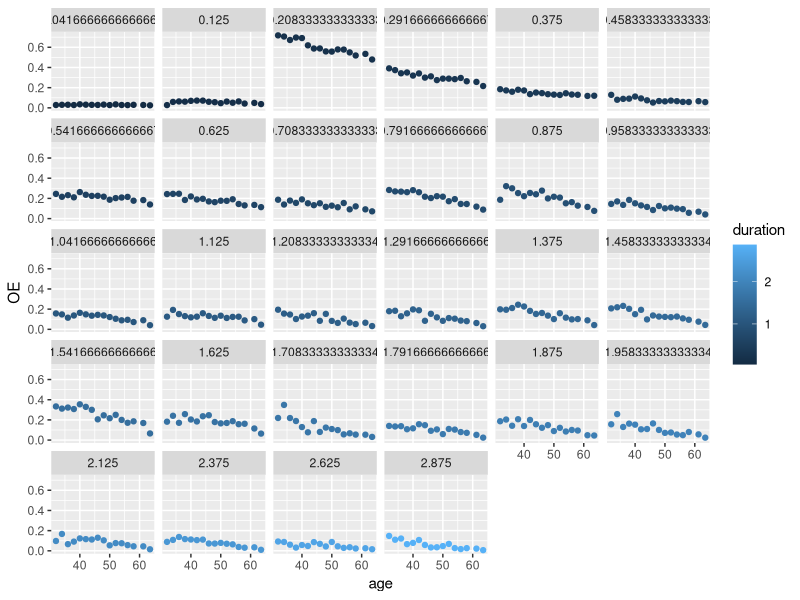
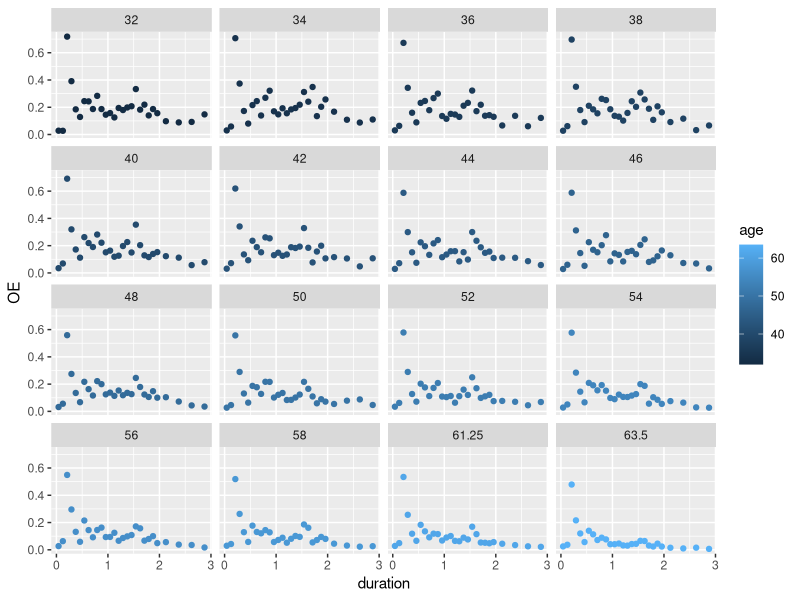
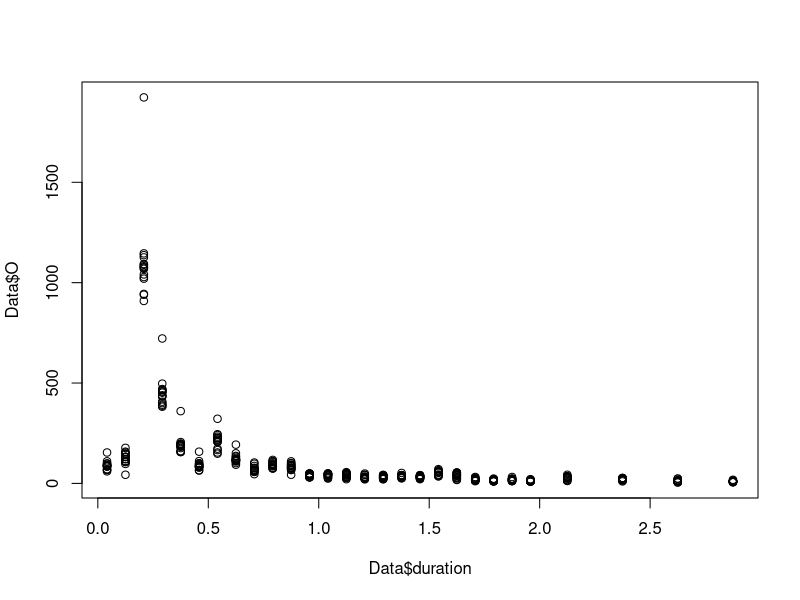
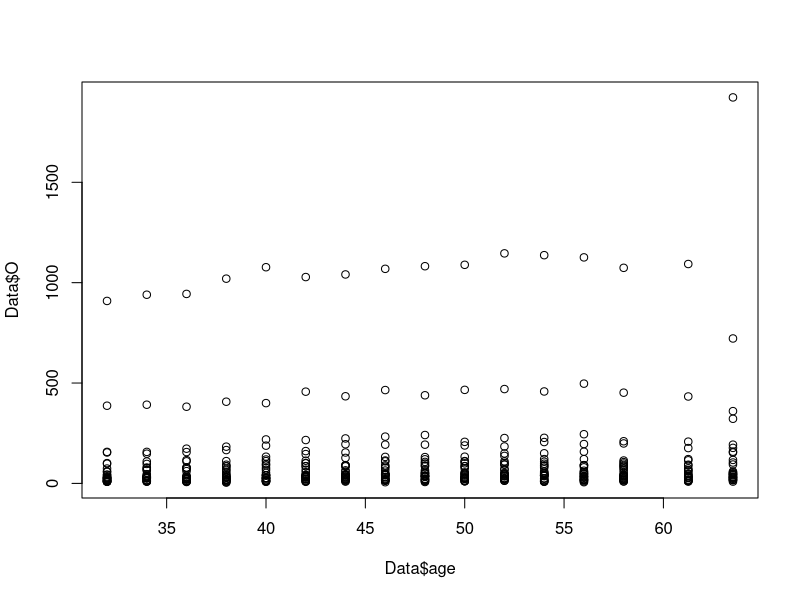
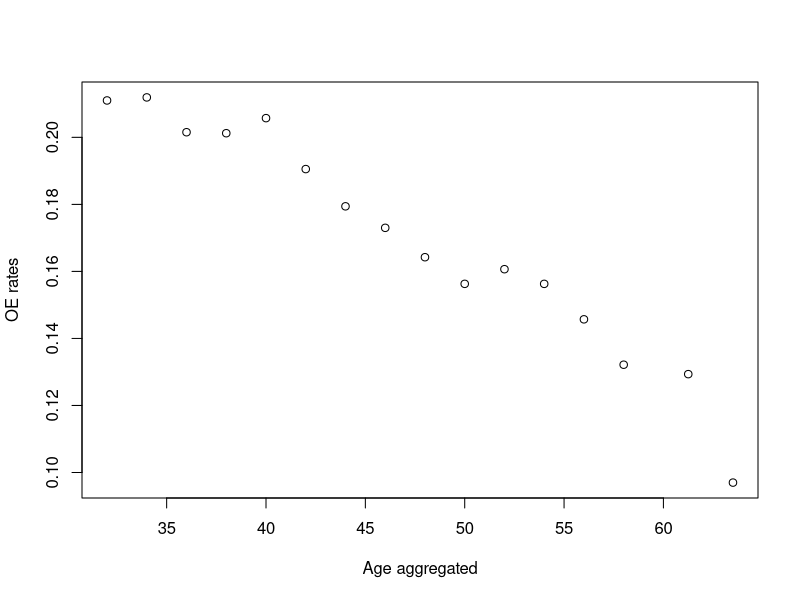
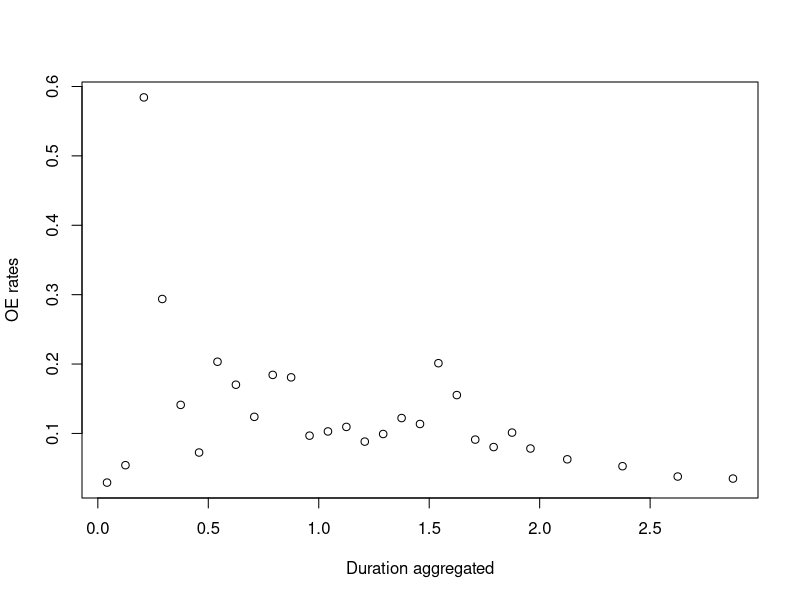
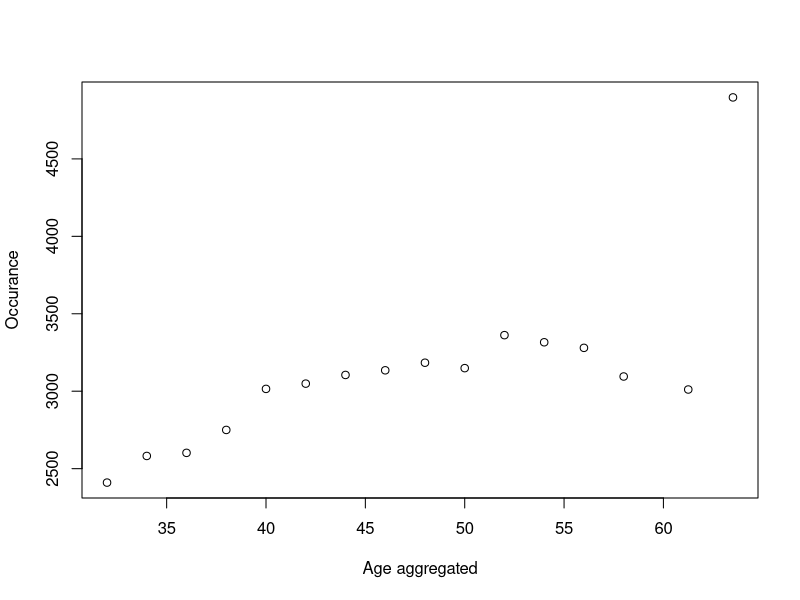
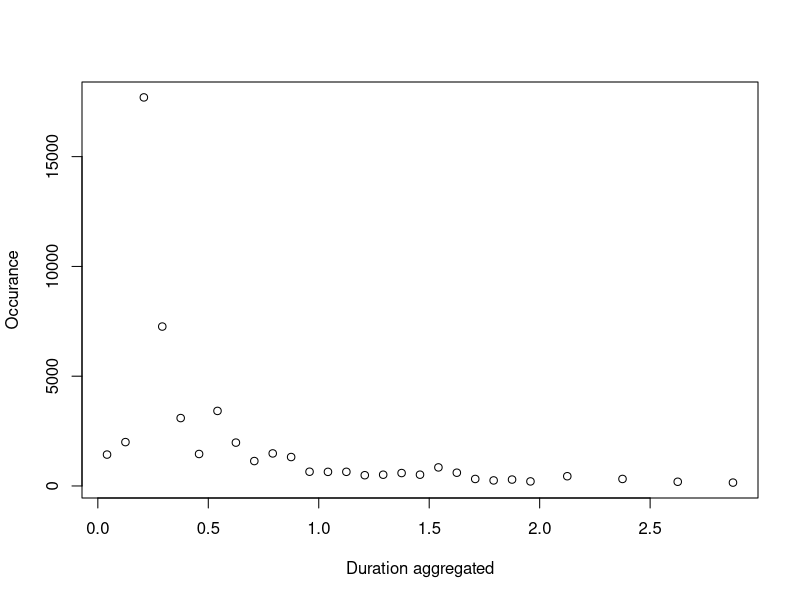

Source code (R) for these figures, in order: (Note: this script raises an error after producing the figures.)
######################################################
####               PAKKER OG DATA                 ####
######################################################
library(tidyverse)
library(ggplot2)
library(dplyr)
library(stats)
library(splines)
library(hexbin)


#Indlæs data:
Data <- read_csv("Data/SD/SDJA.csv")

# Opret variabel OE-rater
Data$OE <- Data$O / Data$E

# Vis data og opsummering
#view(Data)
#summary(Data)


######################################################
####          CENTRERING AF COVARIATER            ####
######################################################

# Centrering af 'age'
midpointsage<-c((unique(Data$age)[-1]+unique(Data$age)[-length(unique(Data$age))])/2,unique(Data$age)[length(unique(Data$age))])
Data$age_centered<-midpointsage[match(Data$age, unique(Data$age))]


# 1. Find unikke aldersværdier
unique_ages <- unique(Data$age)
midpoints <- (unique_ages[-1] + unique_ages[-length(unique_ages)]) / 2
custom_last_point <- (67 - 60) / 2 + 60  # Brug 63.5 som værdi i højre endepunkt da det sidste datapunkt er 60 år
midpoints <- c(midpoints, custom_last_point)
Data$age <- midpoints[match(Data$age, unique_ages)]

# Vis resultater
View(Data)


############# OVERVEJ DET VENSTRE ENDEPUNKT ####################

# Centrering af 'duration'
midpointsduration<-c((unique(Data$duration)[-1]+unique(Data$duration)[-length(unique(Data$duration))])/2,unique(Data$duration)[length(unique(Data$duration))])
Data$duration_centered<-midpointsduration[match(Data$duration, unique(Data$duration))]


unique_ages_SDJA <- unique(Data$age)
midpoints_SDJA <- (unique_ages_SDJA[-1] + unique_ages_SDJA[-length(unique_ages_SDJA)]) / 2
custom_last_point_SDJA <- (67 - 60) / 2 + 60  # Brug 63.5 som værdi i højre endepunkt da det sidste datapunkt er 60 år
midpoints_SDJA <- c(midpoints_SDJA, custom_last_point_SDJA)
Data$age <- midpoints_SDJA[match(Data$age, unique_ages_SDJA)]
#centrerer duration
midpointsduration_SDJA<-c((unique(Data$duration)[-1]+unique(Data$duration)[-length(unique(Data$duration))])/2,unique(Data$duration)[length(unique(Data$duration))])
Data$duration<-midpointsduration_SDJA[match(Data$duration, unique(Data$duration))]
#fjerner sidste datapunkt for duration
Data<-Data[Data$duration!=unique(Data$duration)[length(unique(Data$duration))],]

View(Data)




######################################################
####            VISUALISERING AF DATA             ####
######################################################
ggplot(Data, aes(x = age, y=OE)) +
  geom_point(aes(color = duration))+
  facet_wrap(~ duration)

ggplot(Data, aes(x = duration, y=OE)) +
  geom_point(aes(color = age))+
  facet_wrap(~ age)

plot(y=Data$O, x=Data$duration)
plot(y=Data$O, x=Data$age)



######################################################
####      AGGREGERING OG IKKE-LINEARE TRENDS      ####
######################################################

# Aggregering af data efter 'age'
AgeAgg <- Data %>%
  group_by(age) %>%
  summarise(expoAgg = sum(E), occAgg=sum(O)) %>%
  mutate(OE = occAgg/expoAgg)


# Aggregering af data efter 'duration'
DurAgg <- Data %>%
  group_by(duration) %>%
  summarise(expoAgg = sum(E), occAgg=sum(O)) %>%
  mutate(OE = occAgg/expoAgg)


# Plots af trends
plot(AgeAgg$age, AgeAgg$OE,xlab="Age aggregated", ylab="OE rates")
plot(DurAgg$duration, DurAgg$OE,xlab="Duration aggregated", ylab="OE rates")

plot(AgeAgg$age, AgeAgg$occAgg,xlab="Age aggregated", ylab="Occurance")
plot(DurAgg$duration, DurAgg$occAgg,xlab="Duration aggregated", ylab="Occurance")

plot(AgeAgg$age, AgeAgg$occAgg)
plot(DurAgg$duration, DurAgg$occAgg)

plot(AgeAgg$age, AgeAgg$expoAgg,xlab="Age aggregated", ylab="Exposure")
plot(DurAgg$duration, DurAgg$expoAgg,xlab="Duration aggregated", ylab="Exposure")



######################################################
####                  Residualplots               ####
######################################################


residplotage<-function(model){qplot(Data$age, .stdresid,data = model)+
    geom_smooth(method = "loess", size = 1, formula = y ~ x) +
    xlab("Age") +
    ylab("Fitted values")}

residplotduration<-function(model){qplot(Data$duration, .stdresid,data = model)+
    geom_smooth(method = "loess", size = 1, formula = y ~ x) +
    xlab("Duration") +
    ylab("Fitted values")}



######################################################
####                  GLM MODELLER                ####
######################################################
glm_linear_1 <- glm(O ~ age + duration, offset = log(E), 
                    family = poisson, data = Data)

glm_linear_2 <- glm(O ~ age, offset = log(E), 
                    family = poisson, data = Data)

glm_linear_3 <- glm(O ~ duration, offset = log(E), 
                    family = poisson, data = Data)



summary(glm_linear_1)

######################################################
####                  POLYNIMIER                  ####
######################################################

glm_poly_1 <- glm(O ~ age + poly(duration, 1), offset = log(E), 
                  family = poisson, data = Data)

glm_poly_2 <- glm(O ~ age + poly(duration, 2), offset = log(E), 
                  family = poisson, data = Data)


glm_poly_4 <- glm(O ~ age + poly(duration, 4), offset = log(E), 
                  family = poisson, data = Data)

glm_poly_6 <- glm(O ~ age + poly(duration, 6), offset = log(E), 
                  family = poisson, data = Data)

glm_poly_8 <- glm(O ~ age + poly(duration, 8), offset = log(E), 
                  family = poisson, data = Data)

glm_poly_10 <- glm(O ~ age + poly(duration, 10), offset = log(E), 
                   family = poisson, data = Data)

glm_poly_12 <- glm(O ~ age + poly(duration, 12), offset = log(E), 
                   family = poisson, data = Data)

glm_poly_14 <- glm(O ~ age + poly(duration, 14), offset = log(E), 
                   family = poisson, data = Data)

glm_poly_16 <- glm(O ~ age + poly(duration, 16), offset = log(E), 
                   family = poisson, data = Data)

glm_poly_18 <- glm(O ~ age + poly(duration, 18), offset = log(E), 
                   family = poisson, data = Data)


AIC(glm_poly_1,glm_poly_2,glm_poly_4,glm_poly_6,glm_poly_8,glm_poly_10,glm_poly_12,glm_poly_14,glm_poly_16,glm_poly_18)

residplotduration(glm_poly_2)
residplotduration(glm_poly_6)
residplotduration(glm_poly_10)
residplotduration(glm_poly_16)
residplotduration(glm_poly_18)



glm_poly_1 <- glm(O ~ poly(age, 2) + poly(duration, 1), offset = log(E), 
                  family = poisson, data = Data)

glm_poly_2 <- glm(O ~ poly(age, 2) + poly(duration, 2), offset = log(E), 
                  family = poisson, data = Data)


glm_poly_4 <- glm(O ~ poly(age, 2) + poly(duration, 4), offset = log(E), 
                  family = poisson, data = Data)

glm_poly_6 <- glm(O ~ poly(age, 2) + poly(duration, 6), offset = log(E), 
                  family = poisson, data = Data)

glm_poly_8 <- glm(O ~ poly(age, 2) + poly(duration, 8), offset = log(E), 
                  family = poisson, data = Data)

glm_poly_10 <- glm(O ~ poly(age, 2) + poly(duration, 10), offset = log(E), 
                   family = poisson, data = Data)

glm_poly_12 <- glm(O ~ poly(age, 2) + poly(duration, 12), offset = log(E), 
                   family = poisson, data = Data)

glm_poly_14 <- glm(O ~ poly(age, 2) + poly(duration, 14), offset = log(E), 
                   family = poisson, data = Data)

glm_poly_2_16 <- glm(O ~ poly(age, 2) + poly(duration, 16), offset = log(E), 
                     family = poisson, data = Data)

glm_poly_18 <- glm(O ~ poly(age, 2) + poly(duration, 18), offset = log(E), 
                   family = poisson, data = Data)

AIC(glm_poly_1,glm_poly_2,glm_poly_4,glm_poly_6,glm_poly_8,glm_poly_10,glm_poly_12,glm_poly_14,glm_poly_16,glm_poly_18)

summary(glm_poly_16)


glm_poly_2_16 <- glm(O ~ poly(age, 2) + poly(duration, 16), offset = log(E), 
                     family = poisson, data = Data)
glm_poly_4_16 <- glm(O ~ poly(age, 4) + poly(duration, 16), offset = log(E), 
                     family = poisson, data = Data)
glm_poly_6_16 <- glm(O ~ poly(age, 6) + poly(duration, 16), offset = log(E), 
                     family = poisson, data = Data)
glm_poly_8_16 <- glm(O ~ poly(age, 8) + poly(duration, 16), offset = log(E), 
                     family = poisson, data = Data)
glm_poly_10_16 <- glm(O ~ poly(age, 10) + poly(duration, 16), offset = log(E), 
                      family = poisson, data = Data)
glm_poly_12_16 <- glm(O ~ poly(age, 12) + poly(duration, 16), offset = log(E), 
                      family = poisson, data = Data)


glm_poly_2_1 <- glm(O ~ poly(age, 2) + poly(duration, 1), offset = log(E), 
                    family = poisson, data = Data)
glm_poly_4_1 <- glm(O ~ poly(age, 4) + poly(duration, 1), offset = log(E), 
                    family = poisson, data = Data)
glm_poly_6_1 <- glm(O ~ poly(age, 6) + poly(duration, 1), offset = log(E), 
                    family = poisson, data = Data)
glm_poly_8_1 <- glm(O ~ poly(age, 8) + poly(duration, 1), offset = log(E), 
                    family = poisson, data = Data)
glm_poly_10_1 <- glm(O ~ poly(age, 10) + poly(duration, 1), offset = log(E), 
                     family = poisson, data = Data)
glm_poly_12_1 <- glm(O ~ poly(age, 12) + poly(duration, 1), offset = log(E), 
                     family = poisson, data = Data)


AIC(glm_poly_2_16,glm_poly_4_16,glm_poly_6_16,glm_poly_8_16,glm_poly_10_16,glm_poly_12_16)
AIC(glm_poly_2_1,glm_poly_4_1,glm_poly_6_1,glm_poly_8_1,glm_poly_10_1,glm_poly_12_1)



######################################################
####         Prædictions- og residualplot         ####
######################################################
#Indsæt den valgte model: 
model <- glm_linear_1

Data$predicted_O <- predict(model, type="response")


#Tjek efter trends
AgeAgg <- Data %>%
  group_by(age) %>%
  summarise(expoAgg = sum(E), occAgg = sum(O), predictedAgg = sum(predicted_O)) %>%
  mutate(predicted_OE = predictedAgg/expoAgg, OE = occAgg/expoAgg)


# Plot OE-rates over age
plot(AgeAgg$age, AgeAgg$OE, 
     col = "blue", 
     pch = 1, 
     xlab = "Age",
     ylab = "OE Rate",
     main = "OE-rates with additive model over Age")

# Tilføj den korrekte splines kurve for OE-raterne
lines(AgeAgg$age, AgeAgg$predicted_OE, col = "red", lwd = 2)


#Tjek efter trends
DurAgg <- Data %>%
  group_by(duration) %>%
  summarise(expoAgg = sum(E), occAgg = sum(O), predictedAgg = sum(predicted_O)) %>%
  mutate(predicted_OE = predictedAgg/expoAgg, OE = occAgg/expoAgg)

# Beregn OE-rater med de korrekte E-værdier


# Plot OE-rates over age
plot(DurAgg$duration, DurAgg$OE, 
     col = "blue", 
     pch = 1, 
     xlab = "Duration",
     ylab = "OE Rate",
     main = "OE-rates with additive model over Duration")

# Tilføj den korrekte splines kurve for OE-raterne
lines(DurAgg$duration, DurAgg$predicted_OE, col = "red", lwd = 2)

residplotage(model)
residplotduration(model)
#abline(v = my_knots, col = "green", lty = 2)



######################################################
####                    SPLINES                   ####
######################################################
glm_splines_0 <- glm(O ~ age + ns(duration, df = 1), offset = log(E), 
                     family = poisson, data = Data)


glm_splines_1 <- glm(O ~ age + ns(duration, df = 2), offset = log(E), 
                     family = poisson, data = Data)

glm_splines_2 <- glm(O ~ age + ns(duration, df = 3), offset = log(E), 
                     family = poisson, data = Data)

glm_splines_4 <- glm(O ~ age + ns(duration, df = 5), offset = log(E), 
                     family = poisson, data = Data)

glm_splines_6 <- glm(O ~ age + ns(duration, df = 7), offset = log(E), 
                     family = poisson, data = Data)

glm_splines_8 <- glm(O ~ age + ns(duration, df = 9), offset = log(E), 
                     family = poisson, data = Data)

glm_splines_10 <- glm(O ~ age + ns(duration, df = 11), offset = log(E), 
                      family = poisson, data = Data)

glm_splines_12 <- glm(O ~ age + ns(duration, df = 13), offset = log(E), 
                      family = poisson, data = Data)

glm_splines_14 <- glm(O ~ age + ns(duration, df = 15), offset = log(E), 
                      family = poisson, data = Data)

glm_splines_16 <- glm(O ~ age + ns(duration, df = 17), offset = log(E), 
                      family = poisson, data = Data)

glm_splines_18 <- glm(O ~ age + ns(duration, df = 19), offset = log(E), 
                      family = poisson, data = Data)



AIC(glm_splines_0,glm_splines_1,glm_splines_2,glm_splines_4,glm_splines_6,glm_splines_8,glm_splines_10,glm_splines_12,glm_splines_14,glm_splines_16,glm_splines_18)

summary(glm_splines_0)

summary(glm_splines_1)

summary(glm_splines_2)

######################################################
####                  1 INDIKATOR                 ####
######################################################
glm_2indikator_add <- glm(O ~ age + poly(duration, 1) + I(duration >= 2/12)+ I(duration >= 5.5/12), offset = log(E), 
                          family = poisson, data = Data)

glm_indikator_add <- glm(O ~ age + poly(duration, 1) + I(duration >= 2/12), offset = log(E), 
                         family = poisson, data = Data)

AIC(glm_2indikator_add, glm_indikator_add)




#Lav en indikater og tjek samtlige polynomier grader:
glm_indikator_poly1 <- glm(O ~ age + poly(duration, 1) + I(duration >= 2/12), offset = log(E), 
                           family = poisson, data = Data)
glm_indikator_poly2 <- glm(O ~ age + poly(duration, 2) + I(duration >= 2/12), offset = log(E), 
                           family = poisson, data = Data)
glm_indikator_poly4 <- glm(O ~ age + poly(duration, 4) + I(duration >= 2/12), offset = log(E), 
                           family = poisson, data = Data)
glm_indikator_poly6 <- glm(O ~ age + poly(duration, 6) + I(duration >= 2/12), offset = log(E), 
                           family = poisson, data = Data)
glm_indikator_poly8 <- glm(O ~ age + poly(duration, 8) + I(duration >= 2/12), offset = log(E), 
                           family = poisson, data = Data)
glm_indikator_poly10 <- glm(O ~ age + poly(duration, 10) + I(duration >= 2/12), offset = log(E), 
                            family = poisson, data = Data)

glm_indikator_poly12 <- glm(O ~ age + poly(duration, 12) + I(duration >= 2/12), offset = log(E), 
                            family = poisson, data = Data)

glm_indikator_poly14 <- glm(O ~ age + poly(duration, 14) + I(duration >= 2/12), offset = log(E), 
                            family = poisson, data = Data)
glm_indikator_poly16 <- glm(O ~ age + poly(duration, 16) + I(duration >= 2/12), offset = log(E), 
                            family = poisson, data = Data)

glm_indikator_poly18 <- glm(O ~ age + poly(duration, 18) + I(duration >= 2/12), offset = log(E), 
                            family = poisson, data = Data)

AIC(glm_indikator_poly1,glm_indikator_poly2,glm_indikator_poly4,glm_indikator_poly6,glm_indikator_poly8,glm_indikator_poly10,glm_indikator_poly12,glm_indikator_poly14,glm_indikator_poly16,glm_indikator_poly18)



######################################################
####         Prædictions- og residualplot         ####
######################################################

#Indsæt den valgre model
model <- glm_raw

Data$predicted_O <- predict(model, type="response")


#Tjek efter trends
AgeAgg <- Data %>%
  group_by(age) %>%
  summarise(expoAgg = sum(E), occAgg = sum(O), predictedAgg = sum(predicted_O)) %>%
  mutate(predicted_OE = predictedAgg/expoAgg, OE = occAgg/expoAgg)


# Beregn OE-rater med de korrekte E-værdier


# Plot OE-rates over age
plot(AgeAgg$age, AgeAgg$OE, 
     col = "blue", 
     pch = 1, 
     xlab = "Age",
     ylab = "OE Rate",
     main = "OE-rates with additive model over Age")

# Tilføj den korrekte splines kurve for OE-raterne
lines(AgeAgg$age, AgeAgg$predicted_OE, col = "red", lwd = 2)



#Tjek efter trends
DurAgg <- Data %>%
  group_by(duration) %>%
  summarise(expoAgg = sum(E), occAgg = sum(O), predictedAgg = sum(predicted_O)) %>%
  mutate(predicted_OE = predictedAgg/expoAgg, OE = occAgg/expoAgg)

# Beregn OE-rater med de korrekte E-værdier


# Plot OE-rates over age
plot(DurAgg$duration, DurAgg$OE, 
     col = "blue", 
     pch = 1, 
     xlab = "Duration",
     ylab = "OE Rate",
     main = "OE-rates with 16nd degree polynomial over Duration")

# Tilføj den korrekte splines kurve for OE-raterne
lines(DurAgg$duration, DurAgg$predicted_OE, col = "red", lwd = 2)

residplotduration(model)
#abline(v = my_knots, col = "green", lty = 2)


# Antag, at begge modeller, glm_raw og SDJA_final, er estimerede modeller

# Forudsig med begge modeller
Data$predicted_O_glm_raw <- predict(glm_raw, type = "response")
Data$predicted_O_SDJA_final <- predict(SDJA_final, type = "response")

# Aggregér data efter alder og beregn OE-rater
AgeAgg <- Data %>%
  group_by(age) %>%
  summarise(expoAgg = sum(E), 
            occAgg = sum(O), 
            predictedAgg_glm_raw = sum(predicted_O_glm_raw),
            predictedAgg_SDJA_final = sum(predicted_O_SDJA_final)) %>%
  mutate(OE = occAgg / expoAgg,
         predicted_OE_glm_raw = predictedAgg_glm_raw / expoAgg,
         predicted_OE_SDJA_final = predictedAgg_SDJA_final / expoAgg)

# Plot OE-rater over age for begge modeller
plot(AgeAgg$age, AgeAgg$OE, 
     col = "blue", 
     pch = 1, 
     xlab = "Age",
     ylab = "OE Rate",
     main = "OE-rates over Age for glm_raw and SDJA_final")

# Tilføj linjerne for begge modeller
lines(AgeAgg$age, AgeAgg$predicted_OE_SDJA_final, col = "green", lwd = 2) 
lines(AgeAgg$age, AgeAgg$predicted_OE_glm_raw, col = "red", lwd = 2, lty = 2) # Stiplet linje til glm_raw
     # Fuld linje til SDJA_final


# Aggregér data efter varighed og beregn OE-rater
DurAgg <- Data %>%
  group_by(duration) %>%
  summarise(expoAgg = sum(E), 
            occAgg = sum(O), 
            predictedAgg_glm_raw = sum(predicted_O_glm_raw),
            predictedAgg_SDJA_final = sum(predicted_O_SDJA_final)) %>%
  mutate(OE = occAgg / expoAgg,
         predicted_OE_glm_raw = predictedAgg_glm_raw / expoAgg,
         predicted_OE_SDJA_final = predictedAgg_SDJA_final / expoAgg)

# Plot OE-rater over varighed for begge modeller
plot(DurAgg$duration, DurAgg$OE, 
     col = "blue", 
     pch = 1, 
     xlab = "Duration",
     ylab = "OE Rate",
     main = "OE-rates over Duration for glm_raw and SDJA_final")

# Tilføj linjerne for begge modeller
lines(DurAgg$duration, DurAgg$predicted_OE_SDJA_final, col = "green", lwd = 2)      # Fuld linje til SDJA_final
lines(DurAgg$duration, DurAgg$predicted_OE_glm_raw, col = "red", lwd = 2, lty = 2) # Stiplet linje til glm_raw



######################################################
####                  2 INDIKATOR                 ####
######################################################
glm_2indikator_poly1 <- glm(O ~ age + poly(duration, 1) + I(duration >= 2/12) + I(duration <= 6/12), offset = log(E), 
                            family = poisson, data = Data)
glm_2indikator_poly2 <- glm(O ~ age + poly(duration, 2) + I(duration >= 2/12)+ I(duration <= 6/12), offset = log(E), 
                            family = poisson, data = Data)
glm_2indikator_poly4 <- glm(O ~ age + poly(duration, 4) + I(duration >= 2/12)+ I(duration <= 6/12), offset = log(E), 
                            family = poisson, data = Data)
glm_2indikator_poly6 <- glm(O ~ age + poly(duration, 6) + I(duration >= 2/12)+ I(duration <= 6/12), offset = log(E), 
                            family = poisson, data = Data)
glm_2indikator_poly8 <- glm(O ~ age + poly(duration, 8) + I(duration >= 2/12)+ I(duration <= 6/12), offset = log(E), 
                            family = poisson, data = Data)
glm_2indikator_poly10 <- glm(O ~ age + poly(duration, 10) + I(duration >= 2/12)+ I(duration <= 6/12), offset = log(E), 
                             family = poisson, data = Data)

glm_2indikator_poly12 <- glm(O ~ age + poly(duration, 12) + I(duration >= 2/12)+ I(duration >= 6/12), offset = log(E), 
                             family = poisson, data = Data)

glm_2indikator_poly14 <- glm(O ~ age + poly(duration, 14) + I(duration >= 2/12)+ I(duration >= 6/12), offset = log(E), 
                             family = poisson, data = Data)
glm_2indikator_poly16 <- glm(O ~ age + poly(duration, 16) + I(duration >= 2/12)+ I(duration >= 6/12), offset = log(E), 
                             family = poisson, data = Data)

glm_2indikator_poly18 <- glm(O ~ age + poly(duration, 18) + I(duration >= 2/12)+ I(duration >= 6/12), offset = log(E), 
                             family = poisson, data = Data)

AIC(glm_2indikator_poly1,glm_2indikator_poly2,glm_2indikator_poly4,glm_2indikator_poly6,glm_2indikator_poly8,glm_2indikator_poly10,glm_2indikator_poly12,glm_2indikator_poly14,glm_2indikator_poly16,glm_2indikator_poly18)




glm_raw <- glm(O ~ age + I(age^2) + duration + I(duration^2) + I(duration^3)  + I(duration^4) + I(duration >= 2/12), offset = log(E), family = poisson, data = Data)
SDJA_final <- glm(O ~ poly(age,2) + poly(duration, 4) + I(duration >= 2/12), offset = log(E), family = poisson, data = Data)


#Tjek efter trends
AgeAgg <- Data %>%
  group_by(age) %>%
  summarise(expoAgg = sum(E), occAgg = sum(O), predictedAgg = sum(predicted_O)) %>%
  mutate(predicted_OE = predictedAgg/expoAgg, OE = occAgg/expoAgg)


# Beregn OE-rater med de korrekte E-værdier


# Plot OE-rates over age
plot(AgeAgg$age, AgeAgg$OE, 
     col = "blue", 
     pch = 1, 
     xlab = "Age",
     ylab = "OE Rate",
     main = "OE-rates with 4th degree polynomial (Duration) and 2th degree polynomial (Age) over Age")

# Tilføj den korrekte splines kurve for OE-raterne
lines(AgeAgg$age, AgeAgg$predicted_OE, col = "red", lwd = 2)




######################################################
####         Prædictions- og residualplot         ####
######################################################

#Indsæt den valgte model
model <- glm_2indikator_poly8

Data$predicted_O <- predict(model, type="response")


#Tjek efter trends
DurAgg <- Data %>%
  group_by(duration) %>%
  summarise(expoAgg = sum(E), occAgg = sum(O), predictedAgg = sum(predicted_O)) %>%
  mutate(predicted_OE = predictedAgg/expoAgg, OE = occAgg/expoAgg)

# Beregn OE-rater med de korrekte E-værdier


# Plot OE-rates over age
plot(DurAgg$duration, DurAgg$OE, 
     col = "blue", 
     pch = 1, 
     xlab = "Duration",
     ylab = "OE Rate",
     main = "OE-rates with 8th degree polynomial and 1 Indicator functions over Duration")

# Tilføj den korrekte splines kurve for OE-raterne
lines(DurAgg$duration, DurAgg$predicted_OE, col = "red", lwd = 2)

#residplotduration(model)
abline(v = c(2/12, 5.5/12), col = "steelblue", lty = 2)





######################################################
####     Hvad sker der efter duration = 3 år      ####
######################################################

# Definer MAX antallet af polynomiumgrader
num_plots <- 18

# Sekvenser for alder og varighed
xseq <- seq(20, 67, 0.1)  # Alder fra 30 til 67
useq <- seq(0, 47, 0.1)   # Varighed fra 0 til 37

# Funktion til at beregne prædiktioner baseret på en polynomiumgrad i
predmodel_i <- function(x, u, i) {
  # Opret 'new_data' med variablerne 'age' og 'duration_piecewise'
  new_data <- data.frame(
    age = x + u,        # Alder justeret for duration
    duration = u,       # Duration
    E = 1               # Eksponering sat til 1 for prædiktion
  )
  
  # Fit modellen med variabel polynomiumgrad for 'duration'
  model <- glm(O ~ poly(age, 2) + poly(duration, i) + I(duration >= 2/12) + I(duration >= 5.5/12), 
               offset = log(E), family = poisson, data = Data)
  
  # Lav prædiktioner ved hjælp af modellen
  pred <- predict(model, newdata = new_data, type = "response")
  
  return(as.numeric(pred))  # Returner prædiktionsværdien som et numerisk resultat
}

# Vis plots i grupper af 4
for (start in seq(1, num_plots, 4)) {
  # Sæt op til at vise 4 plots i et vindue
  par(mfrow = c(2, 2), mar = c(4, 4, 2, 1))
  
  # Plot for hver polynomiumgrad i den aktuelle gruppe
  for (i in start:min(start + 3, num_plots)) {
    # Vectorize funktionen for den aktuelle polynomiumgrad
    predmodel_vec <- Vectorize(function(x, u) predmodel_i(x, u, i), vectorize.args = c("x", "u"))
    
    # Beregn prædiktioner
    predictions <- predmodel_vec(x = xseq, u = useq)
    
    # Plot resultatet
    plot(predictions, type = "l", col = "steelblue", lwd = 2, 
         xlab = "Index", ylab = "Predicted OE Rate", 
         main = paste("Degree", i))
    
    # Beregn den ønskede x-position for lodret linje
    index_position <- 3 / 0.1  # Den ønskede index-position
    
    # Tilføj lodret linje ved den beregnede position
    abline(v = index_position, col = "pink", lwd = 2, lty = 2)
    text(x = index_position, y = max(predictions), labels = "Varighed: 3 år", pos = 4, col = "hotpink", cex = 0.8)
  }
}

# Nulstil grafiske parametre til standard
par(mfrow = c(1, 1))

# Tilføj kode til at vise hvert plot enkeltvist
for (i in 1:num_plots) {
  # Vectorize funktionen for den aktuelle polynomiumgrad
  predmodel_vec <- Vectorize(function(x, u) predmodel_i(x, u, i), vectorize.args = c("x", "u"))
  
  # Beregn prædiktioner
  predictions <- predmodel_vec(x = xseq, u = useq)
  
  # Plot resultatet enkeltvist
  plot(predictions, type = "l", col = "steelblue", lwd = 2, 
       xlab = "Index", ylab = "Predicted OE Rate", 
       main = paste("Degree", i))
  
  # Beregn den ønskede x-position for lodret linje
  index_position <- 3 / 0.1  # Den ønskede index-position
  
  # Tilføj lodret linje ved den beregnede position
  abline(v = index_position, col = "pink", lwd = 2, lty = 2)
  text(x = index_position, y = max(predictions), labels = "Varighed: 3 år", pos = 4, col = "hotpink", cex = 0.8)
}


######################################################
####     Hvad sker der efter duration = 3 år      ####
####            specifikts polynomium             ####
######################################################

# Definer MAX antallet af polynomiumgrader
num_plots <- 18

# Sekvenser for alder og varighed
xseq <- seq(30, 35, 0.1)  # Alder fra 30 til 67
useq <- seq(0, 5, 0.1)   # Varighed fra 0 til 37

# Funktion til at beregne prædiktioner baseret på en polynomiumgrad i
predmodel_i <- function(x, u, i) {
  # Opret 'new_data' med variablerne 'age' og 'duration_piecewise'
  new_data <- data.frame(
    age = x + u,        # Alder justeret for duration
    duration = u,       # Duration
    E = 1               # Eksponering sat til 1 for prædiktion
  )
  
  # Fit modellen med variabel polynomiumgrad for 'duration'
  model <- glm(O ~ poly(age, 2) + poly(duration, i) + I(duration >= 2/12) + I(duration >= 5.5/12), 
               offset = log(E), family = poisson, data = Data)
  
  # Lav prædiktioner ved hjælp af modellen
  pred <- predict(model, newdata = new_data, type = "response")
  
  return(as.numeric(pred))  # Returner prædiktionsværdien som et numerisk resultat
}

# Vis plots i grupper af 4
for (start in seq(num_plots, num_plots, 4)) {
  # Sæt op til at vise 4 plots i et vindue
  par(mfrow = c(2, 2), mar = c(4, 4, 2, 1))
  
  # Plot for hver polynomiumgrad i den aktuelle gruppe
  for (i in start:min(start + 3, num_plots)) {
    # Vectorize funktionen for den aktuelle polynomiumgrad
    predmodel_vec <- Vectorize(function(x, u) predmodel_i(x, u, i), vectorize.args = c("x", "u"))
    
    # Beregn prædiktioner
    predictions <- predmodel_vec(x = xseq, u = useq)
    
    # Plot resultatet
    plot(predictions, type = "l", col = "steelblue", lwd = 2, 
         xlab = "Index", ylab = "Predicted OE Rate", 
         main = paste("Degree", i))
    
    # Beregn den ønskede x-position for lodret linje
    index_position <- 3 / 0.1  # Den ønskede index-position
    
    # Tilføj lodret linje ved den beregnede position
    abline(v = index_position, col = "pink", lwd = 2, lty = 2)
    text(x = index_position, y = max(predictions), labels = "Varighed: 3 år", pos = 4, col = "hotpink", cex = 0.8)
  }
}

# Nulstil grafiske parametre til standard
par(mfrow = c(1, 1))

# Tilføj kode til at vise hvert plot enkeltvist
for (i in num_plots:num_plots) {
  # Vectorize funktionen for den aktuelle polynomiumgrad
  predmodel_vec <- Vectorize(function(x, u) predmodel_i(x, u, i), vectorize.args = c("x", "u"))
  
  # Beregn prædiktioner
  predictions <- predmodel_vec(x = xseq, u = useq)
  
  # Plot resultatet enkeltvist
  plot(predictions, type = "l", col = "steelblue", lwd = 2, 
       xlab = "Index", ylab = "Predicted OE Rate", 
       main = paste("Degree", i))
  
  # Beregn den ønskede x-position for lodret linje
  index_position <- 3 / 0.1  # Den ønskede index-position
  
  # Tilføj lodret linje ved den beregnede position
  abline(v = index_position, col = "pink", lwd = 2, lty = 2)
  text(x = index_position, y = max(predictions), labels = "Varighed: 3 år", pos = 4, col = "hotpink", cex = 0.8)
}







